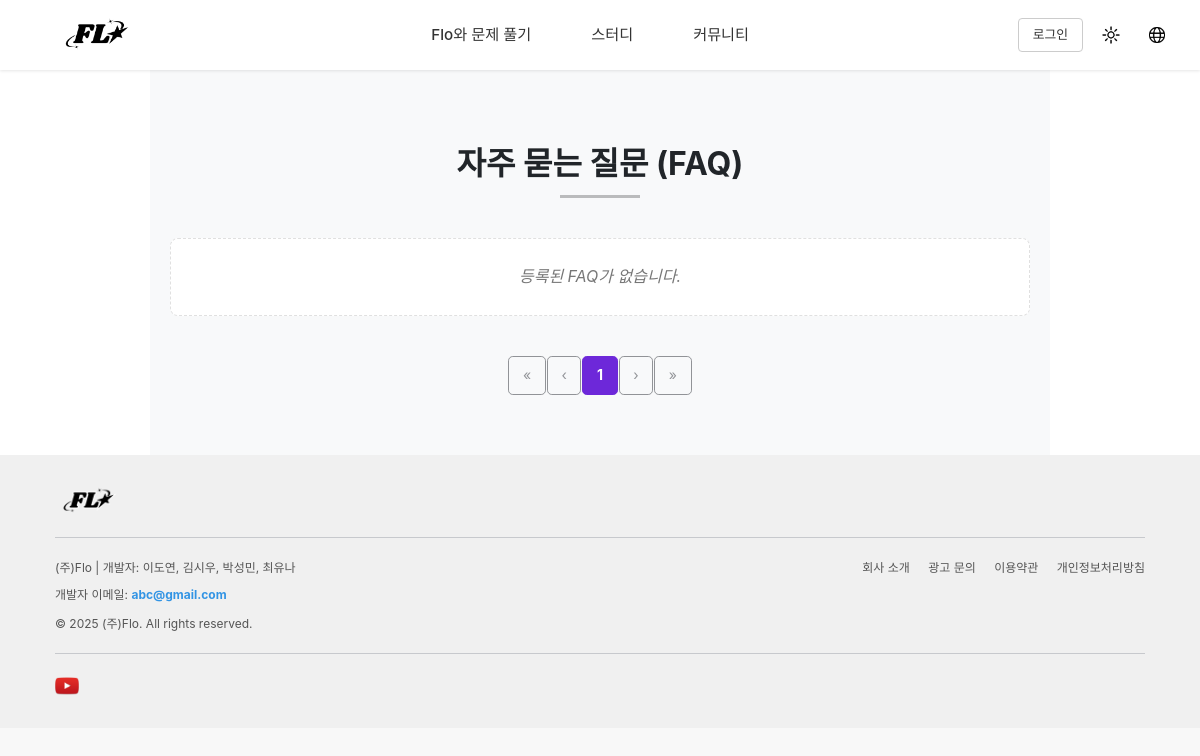
The page /flo/faq/ on the database as committed earlier.
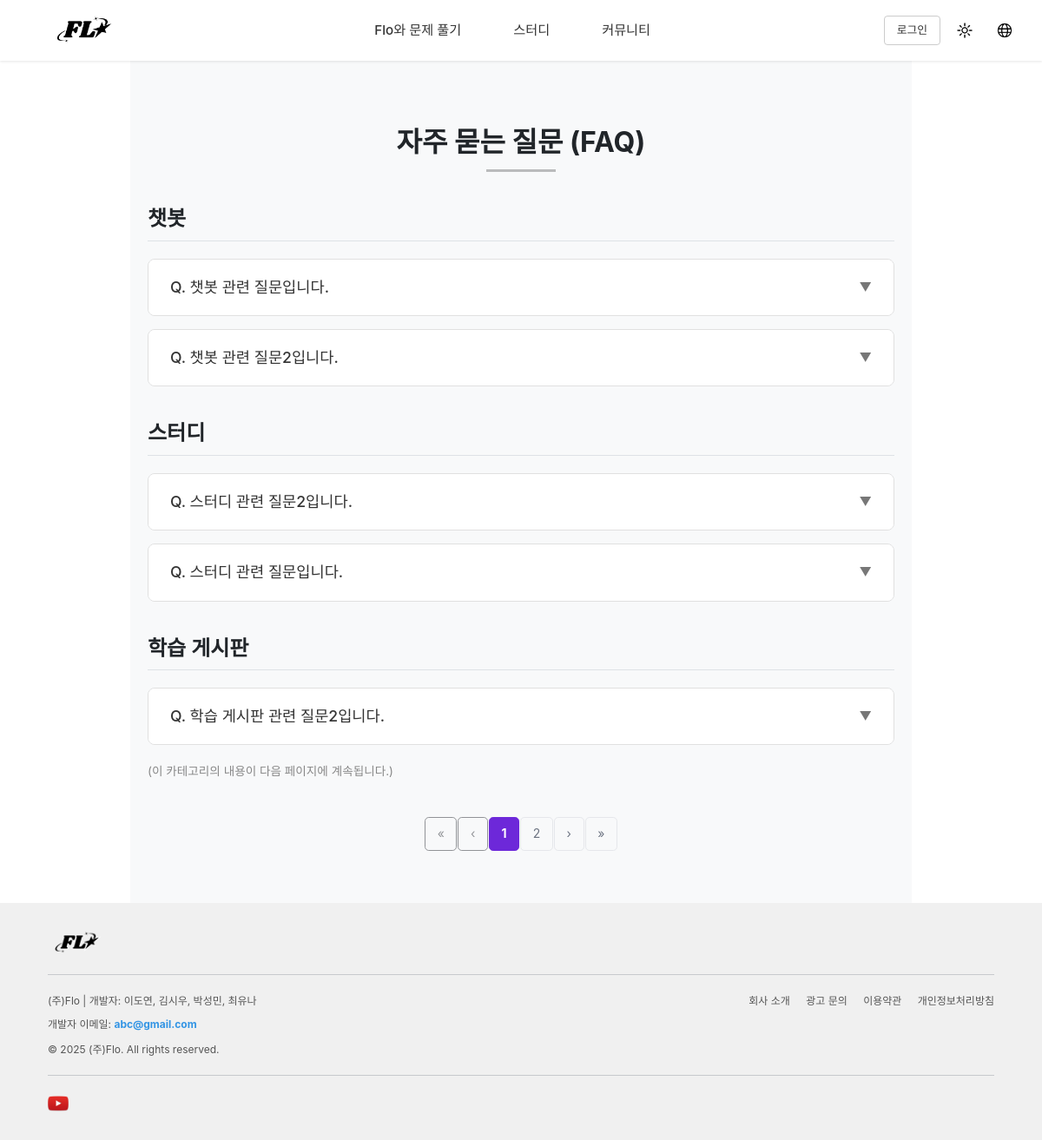
The same page on the database as committed later.
### flo/models.py (models this page shows, shortened)
class FAQCategory(models.Model):
    name = models.CharField(max_length=100, unique=True, verbose_name="FAQ 카테고리명")
    class Meta:
        verbose_name = "FAQ 카테고리"
        verbose_name_plural = "FAQ 카테고리 목록"

class FAQItem(models.Model):
    category = models.ForeignKey(FAQCategory, on_delete=models.CASCADE, related_name='faq_items', verbose_name="FAQ 카테고리")
    question = models.CharField(max_length=255, verbose_name="질문")
    answer = models.TextField(verbose_name="답변")
    order = models.PositiveIntegerField(default=0, help_text="표시 순서 (낮을수록 먼저)")
    class Meta:
        verbose_name = "FAQ 항목"
        verbose_name_plural = "FAQ 항목 목록"
        ordering = ['category', 'order', 'question']

### flo/views.py (the view)
# urls.py: path('faq/', views.faq_list, name='faq_list'),
def faq_list(request):
    all_faq_items_list_qs = FAQItem.objects.select_related('category').order_by('category_id', 'order', 'pk')
    paginator = Paginator(all_faq_items_list_qs, 5)
    page_number = request.GET.get('page')
    page_obj = None
    try:
        page_obj = paginator.page(page_number)
    except PageNotAnInteger:
        page_obj = paginator.page(1)
    except EmptyPage:
        page_obj = paginator.page(paginator.num_pages if paginator.num_pages > 0 else 1)
    grouped_faq_list_for_template = []
    if page_obj and page_obj.object_list:
        current_page_items_list = list(page_obj.object_list)
        for category_obj, items_in_group_iter in groupby(current_page_items_list, key=lambda item: item.category):
            items_in_group = list(items_in_group_iter) # groupby 결과도 리스트로 변환
            show_more = False
            if page_obj.has_next():
                try:
                    next_page_check = paginator.page(page_obj.next_page_number())
                    if items_in_group and current_page_items_list and items_in_group[-1] == current_page_items_list[-1]:
                        if any(item.category_id == category_obj.id for item in next_page_check.object_list):
                            show_more = True
                except EmptyPage:
                    pass # 다음 페이지가 비어있는 경우는 로직상 문제 없음
            grouped_faq_list_for_template.append({
                'grouper': category_obj,
                'list': items_in_group,
                'show_more_indicator': show_more,
            })
    context = {
        'page_obj': page_obj,
        'category_list_from_view': grouped_faq_list_for_template,
    }
    return render(request, 'flo/faq/faq.html', context)

### flo/templates/flo/faq/faq.html (shortened to what this page needs)
{% extends "flo/base.html" %}
{% load static %}
{% block extra_css %}
<link rel="stylesheet" href="{% static 'flo/css/faq/faq.css' %}">
{% endblock %}
{% block content %}
<div class="faq-page">
    <div class="faq-header">
        <h2>자주 묻는 질문 (FAQ)</h2>
        <hr>
    </div>
    {% if page_obj and page_obj.object_list %}
        {% for group_info in category_list_from_view %}
            <section class="faq-category">
                <h3>{{ group_info.grouper.name }}</h3>
                {% for item in group_info.list %}
                <details class="faq-item">
                    <summary class="faq-question">
                        Q. {{ item.question }}
                    </summary>
                </details>
                {% endfor %}
                {% if group_info.show_more_indicator %}
                    <div class="more-items-indicator">
                        (이 카테고리의 내용이 다음 페이지에 계속됩니다.)
                    </div>
                {% endif %}
            </section>
        {% empty %}
            <p>표시할 FAQ가 없습니다.</p>
        {% endfor %}
    {% else %}
        <p>등록된 FAQ가 없습니다.</p>
    {% endif %}
    <nav aria-label="Page navigation">
        <ul class="pagination">
            {% if page_obj %}
                <li class="page-item {% if not page_obj.has_previous %}disabled{% endif %}">
                    <a class="page-link" href="{% if page_obj.has_previous %}?page=1{% else %}#{% endif %}" aria-label="First">«</a>
                </li>
                <li class="page-item {% if not page_obj.has_previous %}disabled{% endif %}">
                    <a class="page-link" href="{% if page_obj.has_previous %}?page={{ page_obj.previous_page_number }}{% else %}#{% endif %}" aria-label="Previous">‹</a>
                </li>
                {% for i in page_obj.paginator.page_range %}
                    {% if page_obj.number == i %}
                        <li class="page-item active" aria-current="page"><span class="page-link">{{ i }}</span></li>
                    {% elif i >= page_obj.number|add:'-2' and i <= page_obj.number|add:'2' %}
                        <li class="page-item"><a class="page-link" href="?page={{ i }}">{{ i }}</a></li>
                    {% elif i == page_obj.number|add:'-3' and page_obj.number > 4 %}
                        <li class="page-item disabled"><span class="page-link">...</span></li>
                    {% elif i == page_obj.number|add:'3' and page_obj.number < page_obj.paginator.num_pages|add:'-3' %}
                         <li class="page-item disabled"><span class="page-link">...</span></li>
                    {% endif %}
                {% endfor %}
                <li class="page-item {% if not page_obj.has_next %}disabled{% endif %}">
                    <a class="page-link" href="{% if page_obj.has_next %}?page={{ page_obj.next_page_number }}{% else %}#{% endif %}" aria-label="Next">›</a>
                </li>
                <li class="page-item {% if not page_obj.has_next %}disabled{% endif %}">
                    <a class="page-link" href="{% if page_obj.has_next %}?page={{ page_obj.paginator.num_pages }}{% else %}#{% endif %}" aria-label="Last">»</a>
                </li>
            {% else %}
                <li class="page-item disabled">
                    <span class="page-link" aria-label="First">«</span>
                </li>
                <li class="page-item disabled">
                    <span class="page-link" aria-label="Previous">‹</span>
                </li>
                <li class="page-item active" aria-current="page">
                    <span class="page-link">1</span>
                </li>
                <li class="page-item disabled">
                    <span class="page-link" aria-label="Next">›</span>
                </li>
                <li class="page-item disabled">
                    <span class="page-link" aria-label="Last">»</span>
                </li>
            {% endif %}
        </ul>
    </nav>
</div>
{% endblock %}

Rows that differ between the two databases and show on the page:
added FAQCategory: grouper.name "챗봇"
added FAQItem: question "챗봇 관련 질문입니다.", shown under "챗봇"
added FAQItem: question "챗봇 관련 질문2입니다.", shown under "챗봇"
added FAQCategory: grouper.name "스터디"
added FAQItem: question "스터디 관련 질문2입니다.", shown under "스터디"
added FAQItem: question "스터디 관련 질문입니다.", shown under "스터디"
added FAQCategory: grouper.name "학습 게시판", shows "(이 카테고리의 내용이 다음 페이지에 계속됩니다.)"
added FAQItem: question "학습 게시판 관련 질문2입니다.", shown under "학습 게시판"
Other text that changed with them:
text no longer shown: "등록된 FAQ가 없습니다. 1"
new list line: "1"
new list line: "2"
